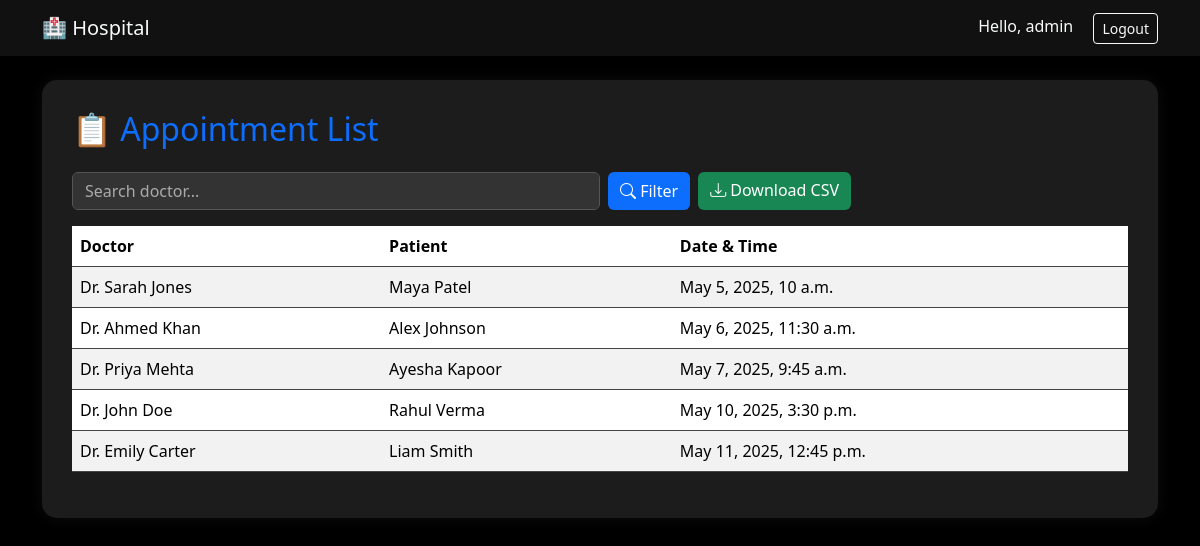
The page /appointments/ (signed in) on the database its author committed.
### core/models.py (models this page shows, shortened)
class Appointment(models.Model):
    doctor = models.ForeignKey(Doctor, on_delete=models.CASCADE)
    patient = models.ForeignKey(Patient, on_delete=models.CASCADE)
    appointment_date = models.DateTimeField()

class Doctor(models.Model):
    name = models.CharField(max_length=100)
    specialization = models.CharField(max_length=100)
    available_days = models.CharField(max_length=100)

class Patient(models.Model):
    name = models.CharField(max_length=100)
    age = models.IntegerField()
    gender = models.CharField(max_length=10)
    contact = models.CharField(max_length=15)

### core/views.py (the view)
# urls.py: path('appointments/', views.appointment_list, name='appointment_list'),
def appointment_list(request):
    doctor_name = request.GET.get('doctor', '')
    if doctor_name:
        appointments = Appointment.objects.filter(doctor__name__icontains=doctor_name)
    else:
        appointments = Appointment.objects.all().order_by('appointment_date')
    return render(request, 'core/appointments.html', {'appointments': appointments, 'doctor_name': doctor_name})

### core/templates/core/appointments.html
{% extends 'core/base.html' %}
{% block content %}
<h2 class="mb-4 text-primary">📋 Appointment List</h2>
<form method="get" class="mb-3 d-flex gap-2">
    <input type="text" name="doctor" placeholder="Search doctor..." value="{{ doctor_name }}" class="form-control w-50">
    <button type="submit" class="btn btn-primary">
        <i class="bi bi-search"></i> Filter
    </button>
    <a href="{% url 'export_appointments' %}" class="btn btn-success">
        <i class="bi bi-download"></i> Download CSV
    </a>
</form>
<table class="table table-striped">
    <thead>
        <tr>
            <th>Doctor</th>
            <th>Patient</th>
            <th>Date & Time</th>
        </tr>
    </thead>
    <tbody>
        {% for appointment in appointments %}
        <tr>
            <td>{{ appointment.doctor.name }}</td>
            <td>{{ appointment.patient.name }}</td>
            <td>{{ appointment.appointment_date }}</td>
        </tr>
        {% empty %}
        <tr>
            <td colspan="3">No appointments found.</td>
        </tr>
        {% endfor %}
    </tbody>
</table>
{% endblock %}

### core/templates/core/base.html (shortened to what this page needs)
<!DOCTYPE html>
<html lang="en">
<head>
    <link href="https://cdn.jsdelivr.net/npm/bootstrap@5.3.3/dist/css/bootstrap.min.css" rel="stylesheet">
    <link href="https://cdn.jsdelivr.net/npm/bootstrap-icons@1.10.5/font/bootstrap-icons.css" rel="stylesheet">
</head>
<body>
    <nav class="navbar navbar-expand-lg">
        <div class="container">
            <a class="navbar-brand" href="/">🏥 Hospital</a>
            <div>
                {% if user.is_authenticated %}
                    <span class="navbar-text me-3">Hello, {{ user.username }}</span>
                    <a class="btn btn-outline-light btn-sm" href="{% url 'logout' %}">Logout</a>
                {% else %}
                    <a class="btn btn-outline-light btn-sm" href="{% url 'login' %}">Login</a>
                {% endif %}
            </div>
        </div>
    </nav>
    <div class="container my-4">
        <div class="content-box">
            {% block content %}{% endblock %}
        </div>
    </div>
</body>
</html>

### core/templates/core/base.html (style rules this page uses)
body { background-color: #000; color: #f8f9fa; font-family: 'Segoe UI', sans-serif; }
.navbar { background-color: #111; }
.navbar-brand, .nav-link, .navbar-text { color: #f8f9fa !important; }
.content-box { background: #1c1c1c; padding: 30px; border-radius: 15px; box-shadow: 0 0 15px rgba(255, 255, 255, 0.05); }
.btn-primary { background-color: #0d6efd; border: none; }
.btn-success { background-color: #198754; border: none; }
.form-control { background-color: #333; color: #f8f9fa; border: 1px solid #555; }
.form-control::placeholder { color: #aaa; }
table { color: #f8f9fa; }
th, td { border-color: #444 !important; }

### rows shown on the page
Appointment: doctor.name "Dr. Sarah Jones", patient.name "Maya Patel", appointment_date "May 5, 2025, 10 a.m."
Appointment: doctor.name "Dr. Ahmed Khan", patient.name "Alex Johnson", appointment_date "May 6, 2025, 11:30 a.m."
Appointment: doctor.name "Dr. Priya Mehta", patient.name "Ayesha Kapoor", appointment_date "May 7, 2025, 9:45 a.m."
Appointment: doctor.name "Dr. John Doe", patient.name "Rahul Verma", appointment_date "May 10, 2025, 3:30 p.m."
Appointment: doctor.name "Dr. Emily Carter", patient.name "Liam Smith", appointment_date "May 11, 2025, 12:45 p.m."

### other values the page prints
{{ user.username }} "admin"
